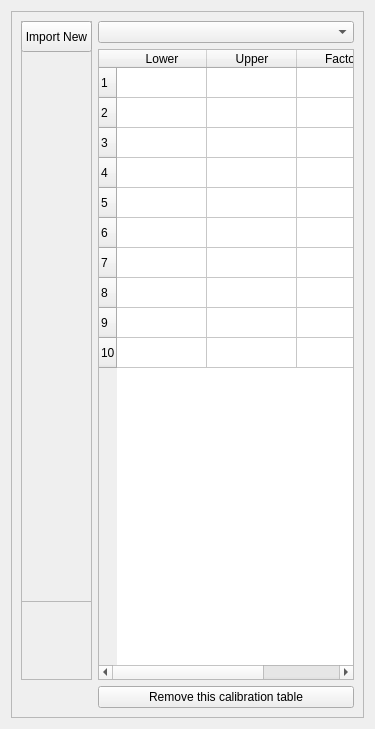
       <widget class="QWidget" name="tab_2">
        <attribute name="title">
         <string>Calibration Tables</string>
        </attribute>
        <layout class="QGridLayout" name="gridLayout_5">
         <item row="0" column="0">
          <widget class="QFrame" name="frame_2">
           <property name="frameShape">
            <enum>QFrame::StyledPanel</enum>
           </property>
           <property name="frameShadow">
            <enum>QFrame::Raised</enum>
           </property>
           <layout class="QGridLayout" name="gridLayout_8">
            <item row="0" column="1">
             <layout class="QVBoxLayout" name="verticalLayout_3">
              <item>
               <widget class="QComboBox" name="CalibrationTabSelectview">
                <property name="maximumSize">
                 <size>
                  <width>16777215</width>
                  <height>23</height>
                 </size>
                </property>
               </widget>
              </item>
              <item>
               <widget class="QTableWidget" name="CalibrationTabView">
                <property name="mouseTracking">
                 <bool>false</bool>
                </property>
                <property name="autoFillBackground">
                 <bool>false</bool>
                </property>
                <property name="editTriggers">
                 <set>QAbstractItemView::NoEditTriggers</set>
                </property>
                <property name="selectionBehavior">
                 <enum>QAbstractItemView::SelectRows</enum>
                </property>
                <property name="sortingEnabled">
                 <bool>true</bool>
                </property>
                <attribute name="horizontalHeaderDefaultSectionSize">
                 <number>90</number>
                </attribute>
                <row>
                 <property name="text">
                  <string>1</string>
                 </property>
                </row>
                <row>
                 <property name="text">
                  <string>2</string>
                 </property>
                </row>
                <row>
                 <property name="text">
                  <string>3</string>
                 </property>
                </row>
                <row>
                 <property name="text">
                  <string>4</string>
                 </property>
                </row>
                <row>
                 <property name="text">
                  <string>5</string>
                 </property>
                </row>
                <row>
                 <property name="text">
                  <string>6</string>
                 </property>
                </row>
                <row>
                 <property name="text">
                  <string>7</string>
                 </property>
                </row>
                <row>
                 <property name="text">
                  <string>8</string>
                 </property>
                </row>
                <row>
                 <property name="text">
                  <string>9</string>
                 </property>
                </row>
                <row>
                 <property name="text">
                  <string>10</string>
                 </property>
                </row>
                <column>
                 <property name="text">
                  <string>Lower</string>
                 </property>
                </column>
                <column>
                 <property name="text">
                  <string>Upper</string>
                 </property>
                </column>
                <column>
                 <property name="text">
                  <string>Factor</string>
                 </property>
                </column>
               </widget>
              </item>
             </layout>
            </item>
            <item row="0" column="0">
             <widget class="QFrame" name="frame_3">
              <property name="minimumSize">
               <size>
                <width>71</width>
                <height>659</height>
               </size>
              </property>
              <property name="frameShape">
               <enum>QFrame::StyledPanel</enum>
              </property>
              <property name="frameShadow">
               <enum>QFrame::Raised</enum>
              </property>
              <widget class="QPushButton" name="ImportNewCalTab">
               <property name="geometry">
                <rect>
                 <x>0</x>
                 <y>0</y>
                 <width>71</width>
                 <height>31</height>
                </rect>
               </property>
               <property name="text">
                <string>Import New</string>
               </property>
              </widget>
              <widget class="QFrame" name="frame_5">
               <property name="geometry">
                <rect>
                 <x>0</x>
                 <y>580</y>
                 <width>71</width>
                 <height>80</height>
                </rect>
               </property>
               <property name="frameShape">
                <enum>QFrame::StyledPanel</enum>
               </property>
               <property name="frameShadow">
                <enum>QFrame::Raised</enum>
               </property>
              </widget>
             </widget>
            </item>
            <item row="1" column="1">
             <widget class="QPushButton" name="RemoveCalTab">
              <property name="text">
               <string>Remove this calibration table</string>
              </property>
             </widget>
            </item>
           </layout>
          </widget>
         </item>
        </layout>
       </widget>
